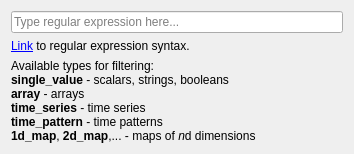
<?xml version="1.0" encoding="UTF-8"?>
<!--
######################################################################################################################
# Copyright (C) 2017-2022 Spine project consortium
# This file is part of Spine Items.
# Spine Items is free software: you can redistribute it and\/or modify it under the terms of the GNU Lesser General
# Public License as published by the Free Software Foundation, either version 3 of the License, or (at your option)
# any later version. This program is distributed in the hope that it will be useful, but WITHOUT ANY WARRANTY;
# without even the implied warranty of MERCHANTABILITY or FITNESS FOR A PARTICULAR PURPOSE. See the GNU Lesser General
# Public License for more details. You should have received a copy of the GNU Lesser General Public License along with
# this program. If not, see <http:\/\/www.gnu.org\/licenses\/>.
######################################################################################################################
-->
<ui version="4.0">
 <class>Form</class>
 <widget class="QWidget" name="Form">
  <property name="geometry">
   <rect>
    <x>0</x>
    <y>0</y>
    <width>354</width>
    <height>141</height>
   </rect>
  </property>
  <property name="windowTitle">
   <string>Form</string>
  </property>
  <layout class="QVBoxLayout" name="verticalLayout">
   <item>
    <widget class="QLineEdit" name="regexp_line_edit">
     <property name="placeholderText">
      <string>Type regular expression here...</string>
     </property>
     <property name="clearButtonEnabled">
      <bool>true</bool>
     </property>
    </widget>
   </item>
   <item>
    <widget class="QLabel" name="label_2">
     <property name="text">
      <string>&lt;html&gt;&lt;head/&gt;&lt;body&gt;&lt;p&gt;&lt;a href=&quot;https://docs.python.org/3/library/re.html#regular-expression-syntax&quot;&gt;&lt;span style=&quot; text-decoration: underline; color:#0000ff;&quot;&gt;Link&lt;/span&gt;&lt;/a&gt; to regular expression syntax.&lt;/p&gt;&lt;/body&gt;&lt;/html&gt;</string>
     </property>
     <property name="textFormat">
      <enum>Qt::RichText</enum>
     </property>
     <property name="alignment">
      <set>Qt::AlignLeading|Qt::AlignLeft|Qt::AlignTop</set>
     </property>
     <property name="openExternalLinks">
      <bool>true</bool>
     </property>
    </widget>
   </item>
   <item>
    <widget class="QLabel" name="label">
     <property name="text">
      <string>&lt;html&gt;&lt;head/&gt;&lt;body&gt;&lt;p&gt;Available types for filtering:&lt;br&gt;&lt;span style=&quot; font-weight:600;&quot;&gt;single_value&lt;/span&gt; - scalars, strings, booleans&lt;br&gt;&lt;span style=&quot; font-weight:600;&quot;&gt;array&lt;/span&gt; - arrays&lt;br&gt;&lt;span style=&quot; font-weight:600;&quot;&gt;time_series&lt;/span&gt; - time series&lt;br&gt;&lt;span style=&quot; font-weight:600;&quot;&gt;time_pattern&lt;/span&gt; - time patterns&lt;br&gt;&lt;span style=&quot; font-weight:600;&quot;&gt;1d_map&lt;/span&gt;, &lt;span style=&quot; font-weight:600;&quot;&gt;2d_map&lt;/span&gt;,... - maps of &lt;span style=&quot; font-style:italic;&quot;&gt;n&lt;/span&gt;d dimensions&lt;/p&gt;&lt;/body&gt;&lt;/html&gt;</string>
     </property>
     <property name="textFormat">
      <enum>Qt::RichText</enum>
     </property>
     <property name="alignment">
      <set>Qt::AlignLeading|Qt::AlignLeft|Qt::AlignTop</set>
     </property>
     <property name="wordWrap">
      <bool>true</bool>
     </property>
    </widget>
   </item>
  </layout>
 </widget>
 <resources/>
 <connections/>
</ui>
